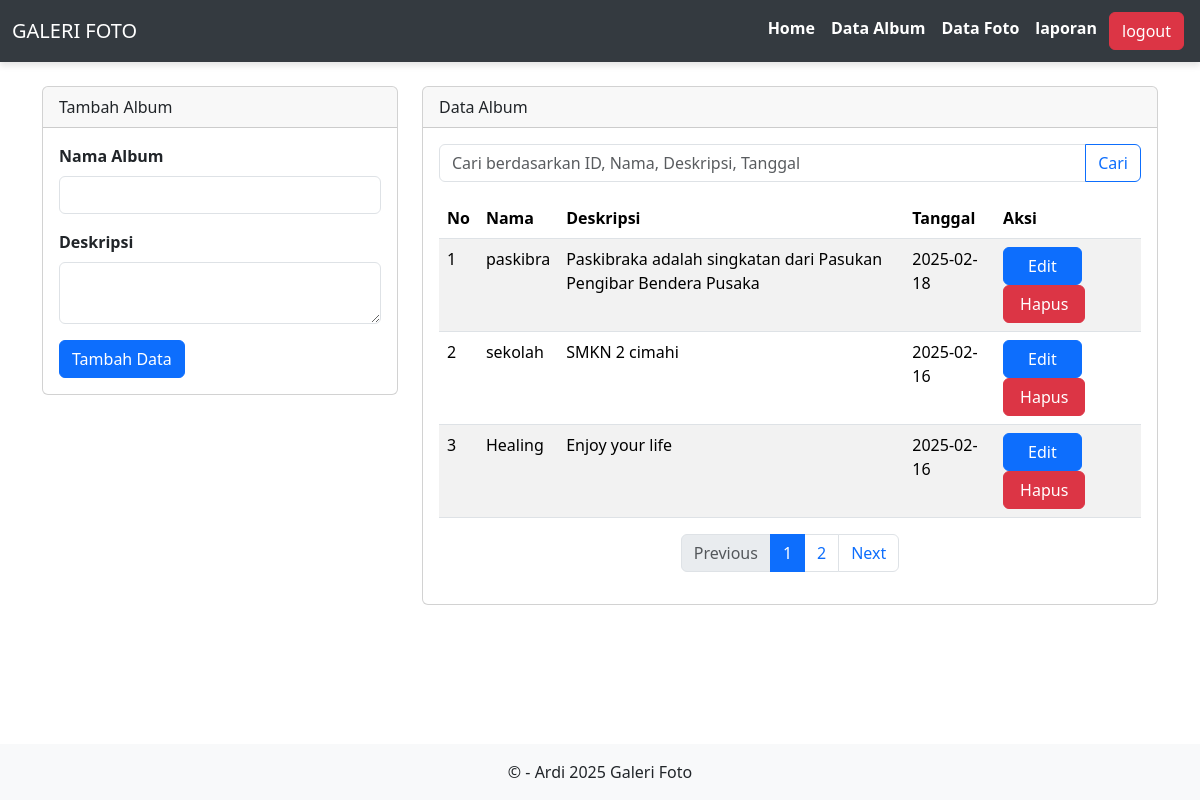
Page /ardi_album.php (signed in) on the committed database.
### tables this page shows
CREATE TABLE `album` (
  `albumid` int(11) NOT NULL,
  `namaalbum` varchar(255) NOT NULL,
  `deskripsi` text NOT NULL,
  `tanggalbuat` date NOT NULL,
  `userid` int(11) NOT NULL
);

### ardi_album.php (the view, shortened to what this page needs)
<?php
include 'ardi_koneksi.php';
$limit = 3;
$page = isset($_GET['page']) ? $_GET['page'] : 1;
$offset = ($page - 1) * $limit;
$search = isset($_POST['search']) ? $_POST['search'] : '';
$sql_query = "SELECT * FROM album WHERE userid='{$_SESSION['userid']}' AND (namaalbum LIKE '%$search%' OR deskripsi LIKE '%$search%' OR albumid LIKE '%$search%' OR tanggalbuat LIKE '%$search%') LIMIT $offset, $limit";
$sql = mysqli_query($ardi_conn, $sql_query);
$count_query = "SELECT COUNT(*) AS total FROM album WHERE userid='{$_SESSION['userid']}' AND (namaalbum LIKE '%$search%' OR deskripsi LIKE '%$search%' OR albumid LIKE '%$search%' OR tanggalbuat LIKE '%$search%')";
$count_result = mysqli_query($ardi_conn, $count_query);
$total_data = mysqli_fetch_assoc($count_result)['total'];
$total_pages = ceil($total_data / $limit);
?>
<!DOCTYPE html>
<html lang="en">
<head>
    <link rel="stylesheet" type="text/css" href="assets/css/bootstrap.min.css">
</head>
<body>
<nav class="navbar justify- navbar-expand-lg navbar-light bg-light">
    <div class="container-fluid">
    <div class="d-flex w-100 justify-content-start">
    <a class="navbar-brand" href="#">GALERI FOTO</a>
    </div>
    <div class="d-flex w-100 justify-content-end">
        <div class="collapse navbar-collapse justify-content-end" id="navbarNav">
      <ul class="navbar-nav ">
      <a href = "ardi_admin.php" class="nav-link fw-bold btn btn-success" > Home</a>
        <a href = "ardi_album.php" class="nav-link fw-bold btn btn-success"> Data Album</a>
        <a href = "ardi_foto.php" class="nav-link fw-bold btn btn-success"> Data Foto</a>
        <a href="ardi_laporan.php" class="nav-link fw-bold btn btn-success">laporan</a>
        <a href="ardi_prosses_logout.php" class="btn btn-danger m-1">logout</a>
      </ul>
        </div>
    </div>
</nav>
<div class="container mt-4">
    <div class="row">
        <div class="col-md-4">
            <div class="card">
                <div class="card-header ">Tambah Album</div>
                <div class="card-body">
                    <form action="ardi_prosses_album.php" method="POST">
                        <div class="mb-3">
                            <label class="form-label fw-bold">Nama Album</label>
                            <input type="text" name="namaalbum" class="form-control" required>
                        </div>
                        <div class="mb-3">
                            <label class="form-label fw-bold">Deskripsi</label>
                            <textarea class="form-control" name="deskripsi" required></textarea>
                        </div>
                        <button type="submit" class="btn btn-primary" name="tambah">Tambah Data</button>
                    </form>
                </div>
            </div>
        </div>
        <div class="col-md-8">
            <div class="card">
                <div class="card-header">Data Album</div>
                <div class="card-body">
                    <form method="POST" action="ardi_album.php">
                        <div class="input-group mb-3">
                            <input type="text" class="form-control" placeholder="Cari berdasarkan ID, Nama, Deskripsi, Tanggal" name="search" value="<?php echo $search; ?>">
                            <button class="btn btn-outline-primary" type="submit">Cari</button>
                        </div>
                    </form>
                    <table class="table table-striped">
                        <thead>
                            <tr>
                                <th>No</th>
                                <th>Nama</th>
                                <th>Deskripsi</th>
                                <th>Tanggal</th>
                                <th>Aksi</th>
                            </tr>
                        </thead>
                        <tbody>
                            <?php
                            $ardi_No = 1;
                            while ($ardi_Data = mysqli_fetch_array($sql)) {
                            ?>
                            <tr>
                                <td><?php echo $ardi_No++ ?></td>
                                <td><?php echo $ardi_Data['namaalbum'] ?></td>
                                <td><?php echo $ardi_Data['deskripsi'] ?></td>
                                <td><?php echo $ardi_Data['tanggalbuat'] ?></td>
                                <td>
                                <button type="button" class="btn btn-primary px-4" data-bs-toggle="modal" data-bs-target="#Edit<?php echo $ardi_Data['albumid'] ?>">Edit</button>
<a href="#" class="btn btn-danger px-3" onclick="confirmDeleteAlbum('<?php echo $ardi_Data['albumid']; ?>')">Hapus</a>
</td>
                            </tr>
                            <?php } ?>
                        </tbody>
                    </table>
                    <nav>
                        <ul class="pagination justify-content-center">
                            <li class="page-item <?php echo ($page == 1) ? 'disabled' : ''; ?>">
                                <a class="page-link" href="?page=<?php echo $page - 1; ?>&search=<?php echo $search; ?>">Previous</a>
                            </li>
                            <?php for ($i = 1; $i <= $total_pages; $i++) { ?>
                            <li class="page-item <?php echo ($page == $i) ? 'active' : ''; ?>">
                                <a class="page-link" href="?page=<?php echo $i; ?>&search=<?php echo $search; ?>"><?php echo $i; ?></a>
                            </li>
                            <?php } ?>
                            <li class="page-item <?php echo ($page == $total_pages) ? 'disabled' : ''; ?>">
                                <a class="page-link" href="?page=<?php echo $page + 1; ?>&search=<?php echo $search; ?>">Next</a>
                            </li>
                        </ul>
                    </nav>
                </div>
            </div>
        </div>
    </div>
</div>
<footer class="d-flex justify-content-center fixed-bottom mt-3 bg-light py-3">
    <p class="mb-0">&copy;  - Ardi 2025 Galeri Foto</p>
</footer>
</body>
</html>

### ardi_album.php (style rules this page uses)
.navbar { box-shadow: 0px 4px 6px rgba(0, 0, 0, 0.1); background-color: #343a40 !important; }
.navbar-brand, .nav-link, .btn-outline-danger { color: white !important; }

### rows in the picture
album: namaalbum "paskibra", deskripsi "Paskibraka adalah singkatan dari Pasukan Pengibar Bendera Pusaka", tanggalbuat "2025-02-18"
album: namaalbum "sekolah", deskripsi "SMKN 2 cimahi", tanggalbuat "2025-02-16"
album: namaalbum "Healing", deskripsi "Enjoy your life", tanggalbuat "2025-02-16"
